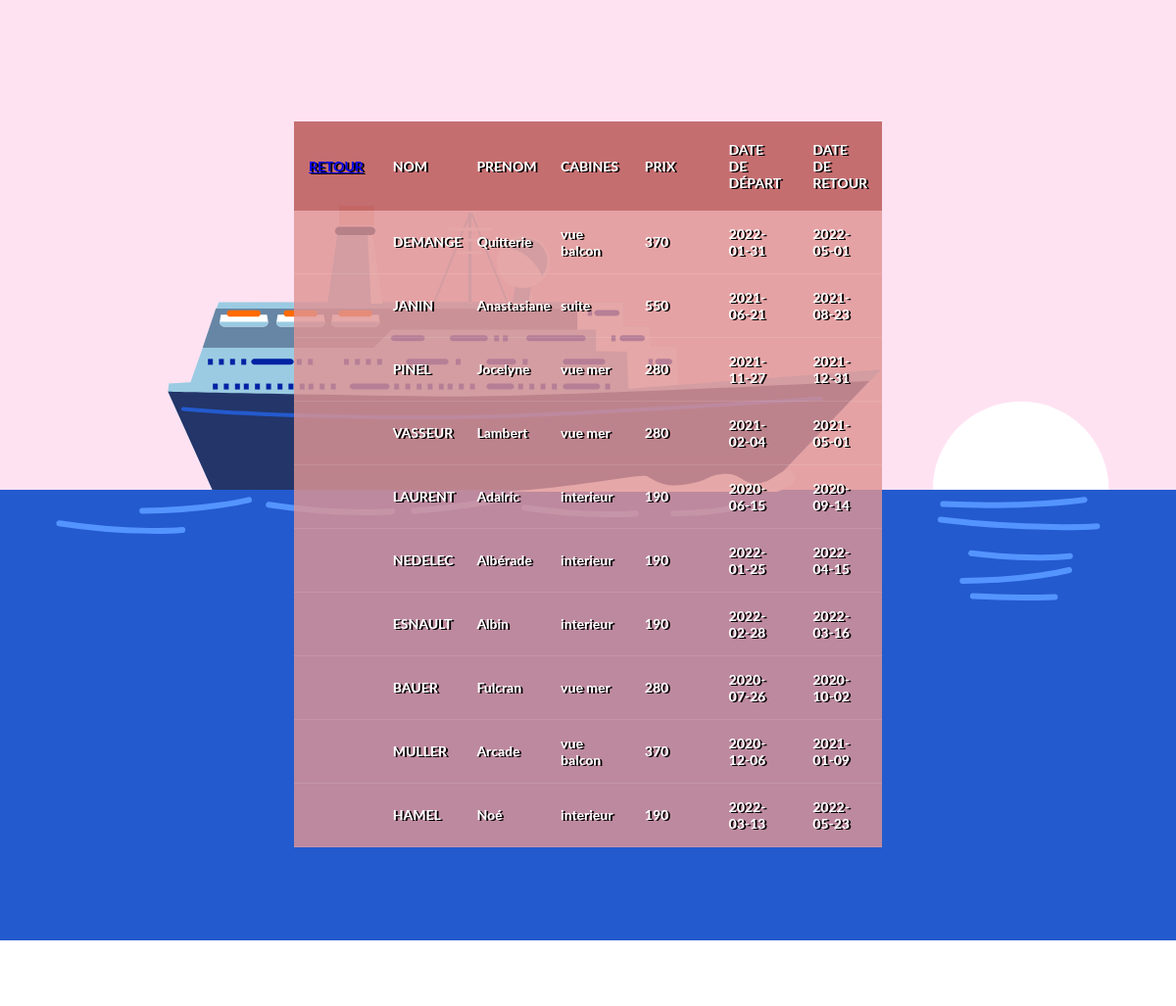
Before: /PHP/html/Clients/listReservationClients.php with the older database file.
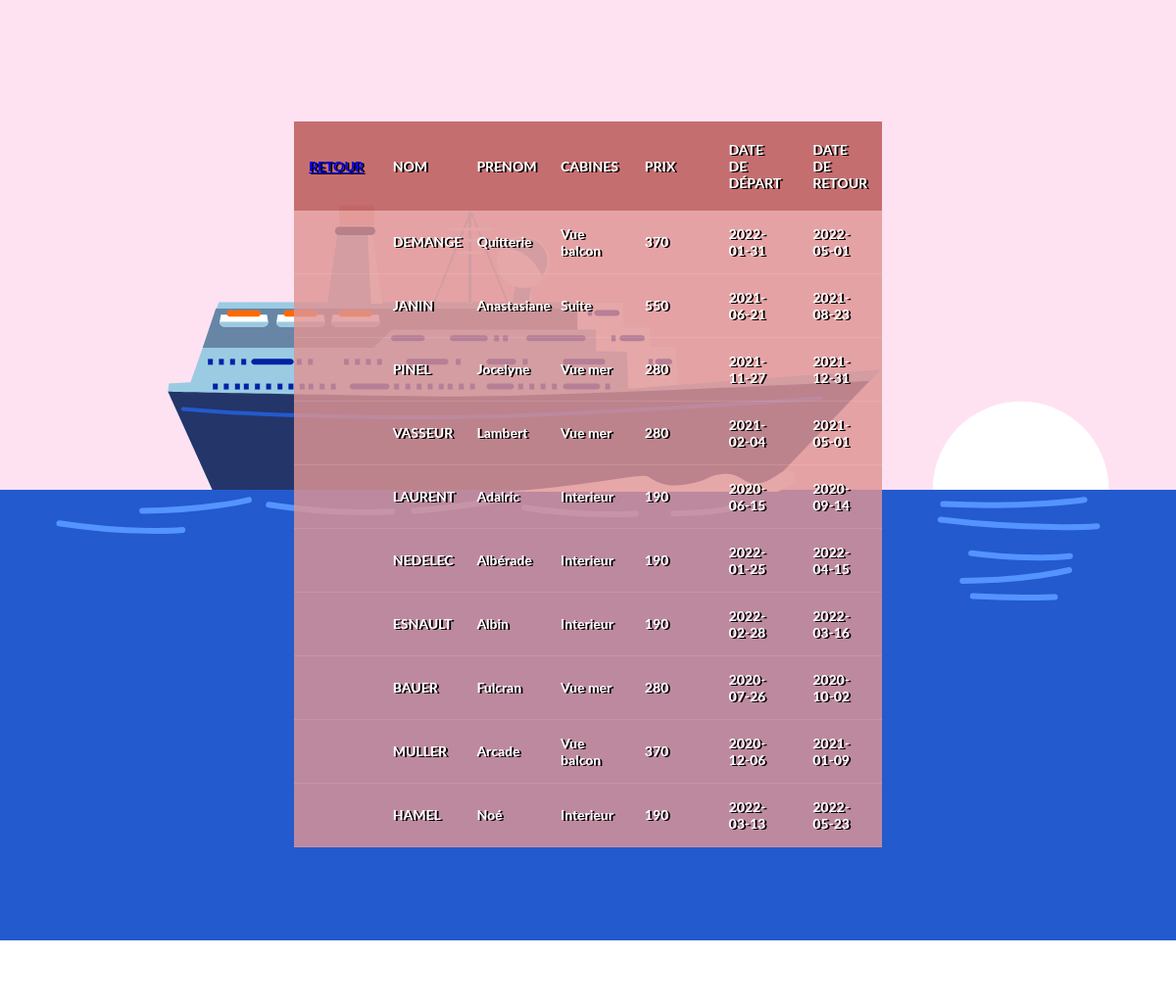
After: the same page with the newer database file.
### tables this page shows
CREATE TABLE Clients (
	id_client INTEGER not null,
	nom VARCHAR(30) not null,
	prenom VARCHAR(30) not null, 
	age INT not null, 
	sexe VARCHAR(5) not null CHECK (sexe = 'homme' or sexe = 'femme'),

	id_rang INT,

	CONSTRAINT pk_client primary key (id_client)

	CONSTRAINT fk_client
	FOREIGN KEY (id_rang) REFERENCES Rangs(id_rang)
	
);

CREATE TABLE Rangs(
	id_rang INTEGER not null,
	type_rang VARCHAR(20) not null CHECK (type_rang = 'Interieur' OR type_rang ='Vue mer' OR type_rang = 'Vue balcon' OR type_rang = 'Suite'),
	prix INT CHECK (prix > 0),

	CONSTRAINT pk_rang primary key (id_rang)


);

CREATE TABLE Reservations(
	id_reservation INTEGER not null,
	date_debut DATE not null,
	date_fin DATE not null CHECK (date_fin > date_debut),
	h_reservation TIME not null,

	id_client INTEGER,

	CONSTRAINT pk_reservation primary key (id_reservation)

	CONSTRAINT fk_reservation
	FOREIGN KEY (id_client) REFERENCES Clients(id_client)

);

### PHP/html/Clients/listReservationClients.php (the view, shortened to what this page needs)
<?php
    $pdo = new PDO('sqlite:../database/Projet_Croisiere.db');
    $statement = $pdo->query("SELECT * FROM vWListReservationClient");
?>
<!DOCTYPE html>
<html>
<head>
    <link rel="stylesheet" href="../../css/tables.css">
</head>
<body>
<div style="width:device-width; margin-top: -20%;">
</div>
    <h1>Liste réservation Par client</h1>
    <div class="tbl-header">
        <table cellpadding="0" cellspacing="0" border="0">
            <thead>
                <tr>
                    <th><a href="http://localhost:1234/html/main.html">Retour</a>
                    <th>Nom</th>
					<th>Prenom</th>
                    <th>Cabines</th>
                    <th>Prix</th>
					<th>Date de départ</th>
					<th>Date de retour</th>
                </tr>
                <?php
                    while($rows = $statement->fetch(PDO::FETCH_ASSOC)){
                ?>
                        <tr>
                            <td></td>
                            <td><?php echo $rows['nom'] ?></td>
                            <td><?php echo $rows['prenom'] ?></td>
                            <td><?php echo $rows['type_rang'] ?></td>
                            <td><?php echo $rows['prix'] ?></td>
                            <td><?php echo $rows['date_debut'] ?></td>
                            <td><?php echo $rows['date_fin'] ?></td>
                        </tr>
                <?php
                    }
                ?>
            </thead>
        </table>
    </div>
</body>
</html>

Changed rows visible on the page:
changed through a linked row, clients "DEMANGE": id_rang.type_rang "vue balcon" → "Vue balcon"
changed through a linked row, clients "JANIN": id_rang.type_rang "suite" → "Suite"
changed through a linked row, clients "PINEL": id_rang.type_rang "vue mer" → "Vue mer"
changed through a linked row, clients "VASSEUR": id_rang.type_rang "vue mer" → "Vue mer"
changed through a linked row, clients "LAURENT": id_rang.type_rang "interieur" → "Interieur"
changed through a linked row, clients "NEDELEC": id_rang.type_rang "interieur" → "Interieur"
changed through a linked row, clients "ESNAULT": id_rang.type_rang "interieur" → "Interieur"
changed through a linked row, clients "BAUER": id_rang.type_rang "vue mer" → "Vue mer"
changed through a linked row, clients "MULLER": id_rang.type_rang "vue balcon" → "Vue balcon"
changed through a linked row, clients "HAMEL": id_rang.type_rang "interieur" → "Interieur"
